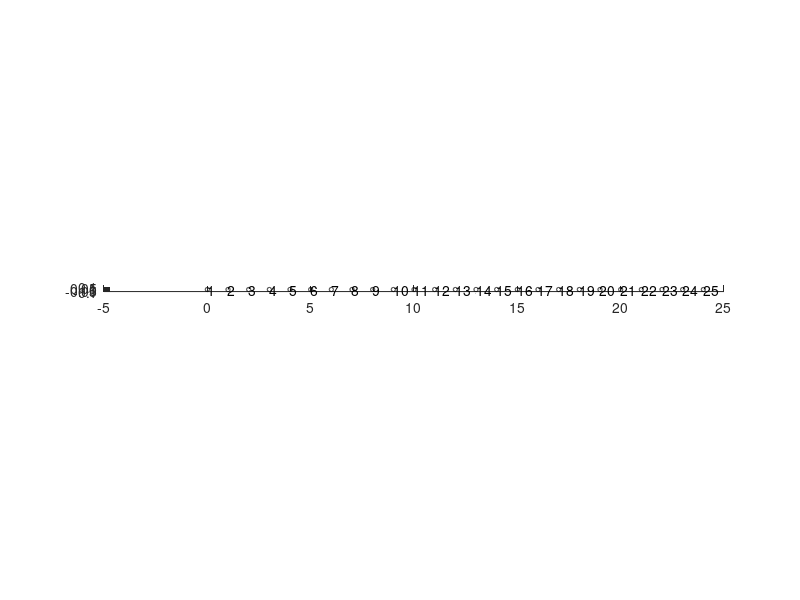

Reproduce this figure in MATLAB. (Note: this script raises an error after producing the figure.)
%
%
% 
%%%%%%%%%%%%%%%%%%%%%%%%%%%%%%%%%%%%
%
%
%%%%%%%%%%%%%%%%%%%%%%%%%%%%%%%%%%%%
clear all
%% Define parameters
%%% Geometry
% Define the length of the unit cell
N = 25;
cx = [0:1:N-1]';
cy = zeros(N,1);
cz = zeros(N,1);
c = [cx cy cz];

R = 0.1*ones(N,1)';
%%% Plot the geometry
figure, hold on
t = linspace(0,2*pi);
for n = 1:N
    plot(c(n,1)+R(n)*cos(t), c(n,2)+R(n)*sin(t),'k')  
    text(c(n,1),c(n,2),num2str(n))
end
daspect([1 1 1])
hold off
close 

vol = 4*pi*R.^3/3;
k0 = 0.0000001;
delta = 1./9000;
v2 = ones(1,N);
N_multi = 2;

%%% Compute the static capacitance matrix
% Maximum order for multipole expansion (n = 0, 1, ..., N_multi)
% If we use higher order, then accuracy improves. Usually 0 is sufficiently large.
gamma_skin = 0.1;

matC_static = MakeC_mn(R,c,k0,N_multi);
GCM_static = diag(delta.*v2./vol)*matC_static;

%%% Compute eigenmodes
[evec_static,eval_static] = eig(GCM_static);
[resonances_static,I] = sort(sqrt(diag(eval_static)),'ComparisonMethod','real');
modes_static = evec_static(:,I);

figure
title("modes_static")
hold on
for j = 1:N
    subplot(5,N/5,j); 
    plot(1:N,real(modes_static(:,j)))
end

%%% Compute the skin capacitance matrix using Multipole

matC_skin = MakeCmn_skin(gamma_skin,R,c,k0,N_multi);
GCM_skin = diag(delta.*v2./vol)*matC_skin;

%%% Compute eigenmodes
[evec_skin,eval_skin,eigen_left] = eig(GCM_skin);
[resonances_skin,I] = sort(sqrt(diag(eval_skin)),'ComparisonMethod','real');
modes_skin = evec_skin(:,I);

figure
title("modes_skin")
hold on
for j = 1:N
    subplot(5,N/5,j); 
    hold on
    plot(1:N,real(exp(-gamma_skin*cx).*modes_skin(:,j)))
%     plot(1:N,real(eigen_left(:,j)))

%     plot(1:N,imag(modes_skin(:,j)))
end

%%% Asymptotic 
matC_asym = makeC_skin_asymp(matC_static,gamma_skin,c);
GCM_asym = diag(delta.*v2./vol)*matC_asym;

[evec_asym,eval] = eig(GCM_asym);
modes_asym = evec_asym(:,I);
% 
% figure
% hold on
% for j = 1:N
%     subplot(5,N/5,j); 
%     plot(1:N,real(modes_asym(:,j)))
% end


% compute the degree of localization
N_deg = 15;
gammas = linspace(0,0.8,N_deg);
average_deg = zeros(N_deg,1);
max_deg = zeros(N_deg,1);
min_deg= zeros(N_deg,1);
for i = 1:N_deg
    degs = zeros(N,1);
    matC_skin = MakeCmn_skin(gammas(i),R,c,k0,N_multi);
    GCM_skin = diag(delta.*v2./vol)*matC_skin;
    [evec_deg,~] = eig(GCM_skin);
    for j = 1:N
        degs(j) = norm(evec_deg(:,j),Inf)/norm(evec_deg(:,j),2);
    end
    average_deg(i) = mean(degs);
    max_deg(i) = max(degs);
    min_deg(i) = min(degs);
end
figure
hold on
plot(gammas,average_deg);
plot(gammas,max_deg);
plot(gammas,min_deg);
legend('average','max','min')
xlabel('\gamma')
ylabel('Degrees of localization')
%%% Compute eigenmodes
[evec_skin,eval_skin] = eig(GCM_skin);
[resonances_skin,I] = sort(sqrt(diag(eval_skin)),'ComparisonMethod','real');
modes_skin = evec_skin(:,I);
